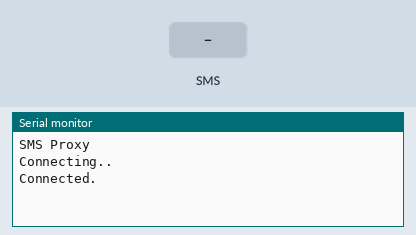
Simulated run of this sketch. Board: Arduino Uno, built with avr-gcc and run on an emulated ATmega328P. On the bench: the last lines printed to the serial monitor. The inputs (shaded band) are chosen by the test bench.

Above: at 3.2 s.
3.3 s: text message "1" received
At 5.8 s:
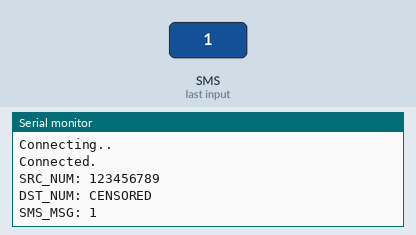
6.5 s: text message "0" received
8.0 s: text message "2" received
At 11.1 s:
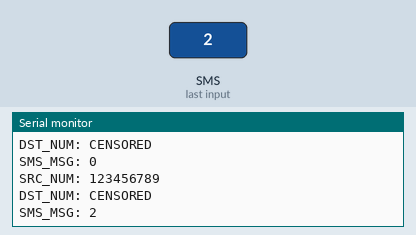

The sketch:

smspxy.ino
```cpp
/*
 * SMS proxy relay for arduino GSM shield.
 *
 * 2016 :: Neko
 */

#include <GSM.h>
#include <string.h>


#define PINNUMBER "1234"
#define MYNUM "CENSORED"
#define SMS_BUF_LEN 140
#define TFN_NUMBER_LEN 15
#define RELAY_BEGIN_CHAR '<'
#define RELAY_END_CHAR '>'


GSM gsm;
GSM_SMS sms;


void relay_sms(char *dst_num, char *src_num, char *msg){
  sms.beginSMS(dst_num);
  sms.print("Relayed message from: ");
  sms.print(src_num);
  sms.print("\n");
  sms.print(msg);
  sms.endSMS();
}

void send_sms(char *dst_num, char *msg){
  sms.beginSMS(dst_num);
  sms.print(msg);
  sms.endSMS();
}


int find_char(char *arr, int len, char c) {
  int i;
  for(i=0; i<len; i++){
    if(arr[i] == c){ return i; }
  }
  return -1;
}

void setup() {

  Serial.begin(9600);
  Serial.println("SMS Proxy");

  boolean connected = false;

  while (!connected) {
    Serial.println("Connecting..");
    if (gsm.begin(PINNUMBER) == GSM_READY){
      connected = true;
    } else {
      Serial.println("Connection failed. Retrying..");
      delay(1000);
    }
  }

  Serial.println("Connected.");
}

void loop() {

  char src_num[TFN_NUMBER_LEN] = { '\0' };
  char dst_num[TFN_NUMBER_LEN] = { '\0' };
  char sms_msg[SMS_BUF_LEN] = { '\0' };
  char buf[SMS_BUF_LEN] = { '\0' };
  char *p = buf;
  char c;

  if (sms.available()) {

    sms.remoteNumber(src_num, TFN_NUMBER_LEN);
    boolean relay = (sms.peek() == RELAY_BEGIN_CHAR);

    while(c = sms.read()){ *p = c; p++; }

    int n_begin = find_char(buf, SMS_BUF_LEN, RELAY_BEGIN_CHAR) + 1;
    int n_end = find_char(buf, SMS_BUF_LEN, RELAY_END_CHAR);

    if(n_end == -1){ relay = false; }

    if(relay){
      strncpy(dst_num, buf + n_begin, (n_end - n_begin));
      strncpy(sms_msg, buf + (n_end + 1), SMS_BUF_LEN);
      send_sms(dst_num, sms_msg);
    } else {
      strncpy(dst_num, MYNUM, strlen(MYNUM));
      strncpy(sms_msg, buf, strlen(buf));
      relay_sms(dst_num, src_num, sms_msg);
    }

    Serial.print("SRC_NUM: ");
    Serial.println(src_num);
    Serial.print("DST_NUM: ");
    Serial.println(dst_num);
    Serial.print("SMS_MSG: ");
    Serial.println(sms_msg);

    sms.flush();
  }

  delay(1000);
}
```

Measured:
- after the input at 3.3 s, the serial monitor: prints a new line after 1.7 s (image 1)
- after the input at 8.0 s, the serial monitor: prints a new line after 2.1 s (image 2)
